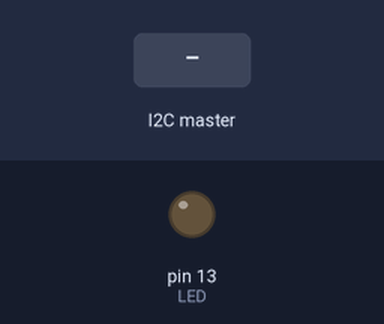
The sketch below on a simulated Arduino Uno, built with avr-gcc and run on an emulated ATmega328P. Parts: output pins drawn as LEDs (lit = HIGH). Inputs (shaded band) come from the test bench. What the sketch prints to the serial monitor is not drawn.

Above: at 1.2 s.
1.3 s: the I2C master sends the byte 1
At 2.4 s:
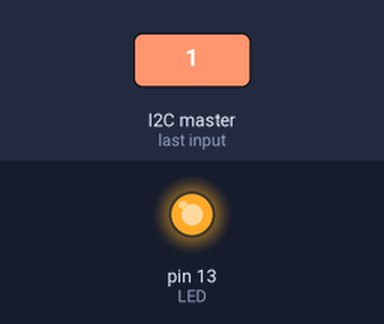
2.8 s: the I2C master sends the byte 0
At 3.6 s:
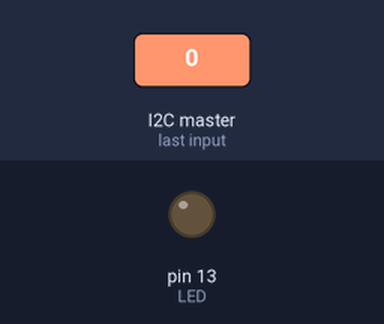
5.8 s: the I2C master sends the byte 2
At 7.1 s:
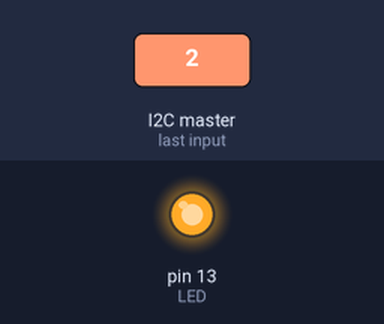
Timing chart, 0 to 8.8 s (numbered marks = the images above; inputs shaded):
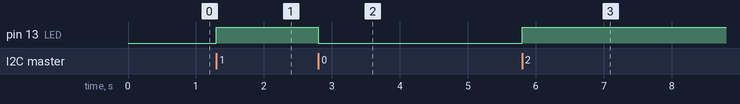

The sketch:

styx_slave2_all.ino
```cpp
#define BOARD_ID 2
#define DELAY 10 // main loop delay
int motor_speed = 20; // motor speed
int started = 0;

int SERVO_PORT[8] = {4, 5, 6, 7, 8, 9, 10, 11};
byte motor_target[8] = {200, 200, 200, 200, 200, 200, 200, 200};
byte current[8] = {90, 90, 90, 90, 90, 90, 90, 90};

#include <Wire.h>
#include <VarSpeedServo.h> // https://github.com/netlabtoolkit/VarSpeedServo
VarSpeedServo myservo[8];

void printStatus()
{
  Serial.print(motor_speed);
  Serial.print('\t');
  for (int i = 0; i < 8; i++) {
    Serial.print(motor_target[i]);
    Serial.print('\t');
  }
  Serial.println();
}

void driveMotor()
{
  for (int i = 0; i < 8; i++) {
    if (motor_target[i] >= 200) {
      if (myservo[i].attached()) {
        myservo[i].detach();
      }
    } else {
      if (myservo[i].read() == motor_target[i] && myservo[i].attached()) {
        //        myservo[i].detach();
      } else {
        if (!myservo[i].attached()) {
          myservo[i].attach(SERVO_PORT[i]);
        }
        myservo[i].write(motor_target[i], motor_speed, false);
      }
    }
  }
}

void receiveEvent(int howMany)
{
  byte temp;
  static int protocol_pos = 0;
  while (0 < Wire.available()) {
    temp = Wire.read();
    if (temp == 0xfe) {
      protocol_pos = 0; // set starting point
      started = 1;
    } else if (started == 1) {
      if (protocol_pos == 0) {
        motor_speed = temp; // target motor speed
      } else if (protocol_pos > 8) {
        started = 0;
      } else {
        motor_target[protocol_pos - 1] = temp; // target motor position
      }
      protocol_pos = protocol_pos + 1;
    }
  }
  digitalWrite(13, !digitalRead(13)); // toggle LED
}

void requestEvent()
{
}

void setup() {
  Serial.begin(9600);
  Wire.onReceive(receiveEvent);
  Wire.onRequest(requestEvent);
  Wire.begin(BOARD_ID);
  pinMode(13, OUTPUT); //LED
}

void loop() {
  driveMotor(); // 모터 제어
  printStatus(); // 상태 프린트
  delay(DELAY);
}
```

Measured:
- after the input at 1.3 s, pin 13 (LED): LOW → HIGH at once
- after the input at 2.8 s, pin 13 (LED): HIGH → LOW at once
- after the input at 5.8 s, pin 13 (LED): LOW → HIGH at once
